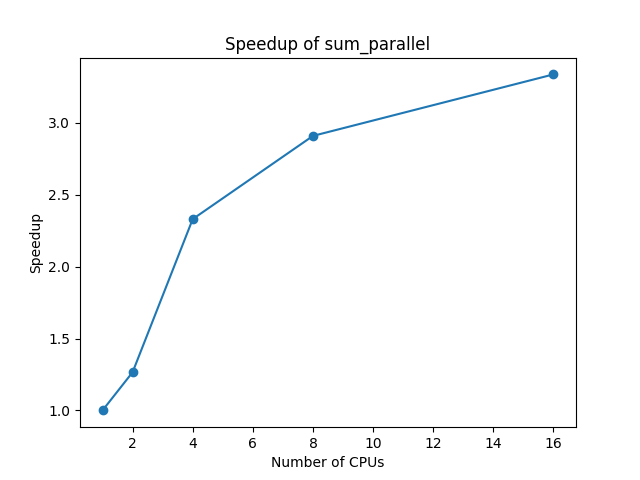

Here is the Python script that generated this plot:
import matplotlib.pyplot as plt

cpus = [1, 2, 4, 8, 16]
times = [1.126, 0.8896, 0.4831, 0.387, 0.3374]

speedup = [times[0]/t for t in times]

plt.plot(cpus, speedup, marker='o')
plt.xlabel('Number of CPUs')
plt.ylabel('Speedup')
plt.title('Speedup of sum_parallel')
plt.savefig('plot_speedup.png')
